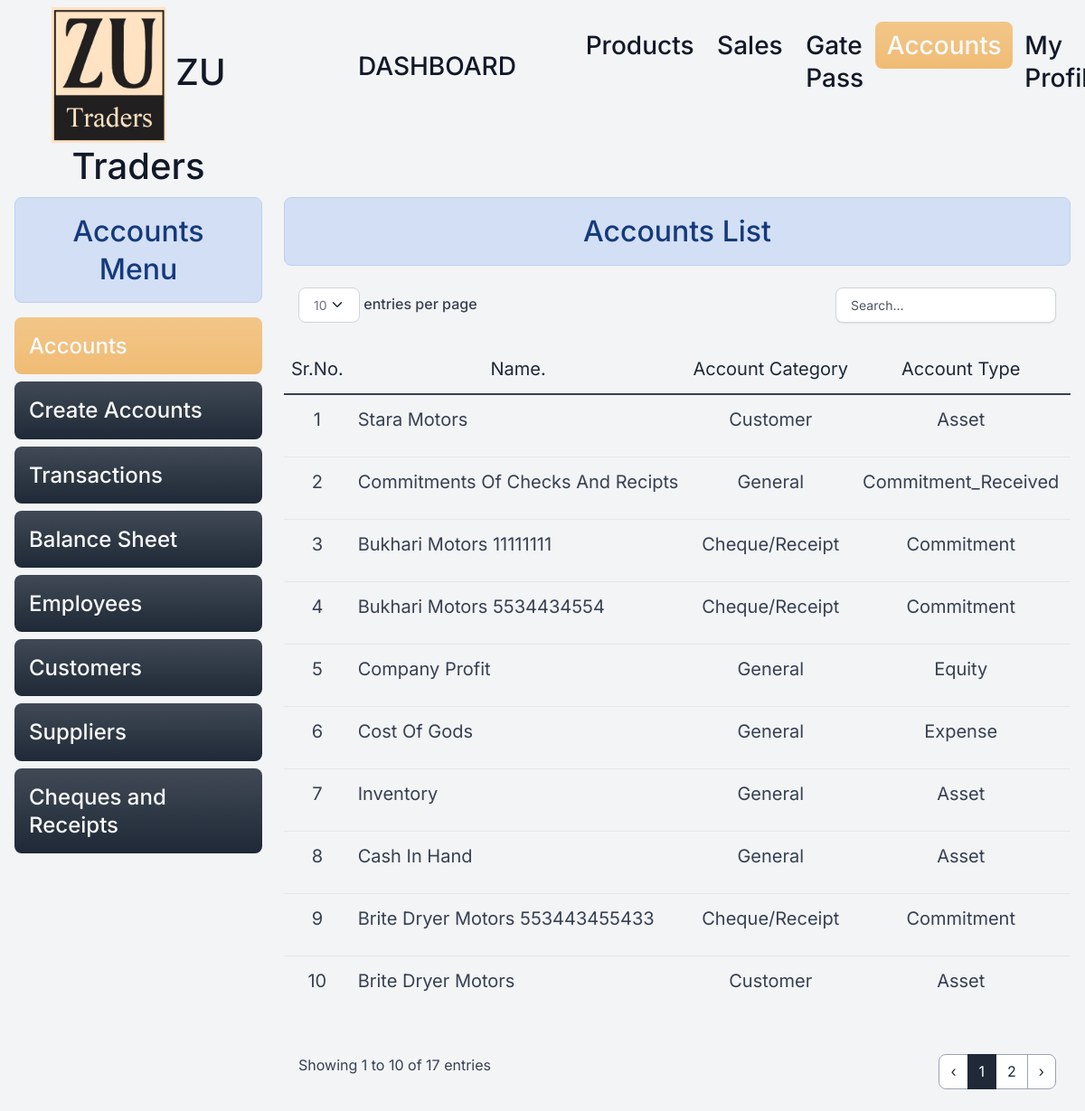
/accounts/ (signed in), run on the app's committed database.
### home/models.py (models this page shows, shortened)
class Account(models.Model):
    ASSET = 'Asset'
    LIABILITY = 'Liability'
    EQUITY = 'Equity'
    REVENUE = 'Revenue'
    EXPENSE = 'Expense'
    GAIN = 'Gain'
    LOSS = 'Loss'
    COMMITMENT = 'Commitment'
    COMMITMENT_RECEIVED = 'Commitment_Received'
    ACCOUNT_TYPE_CHOICES = [
        (ASSET, 'Asset'),
        (LIABILITY, 'Liability'),
        (EQUITY, 'Equity'),
        (REVENUE, 'Revenue'),
        (EXPENSE, 'Expense'),
        (GAIN, 'Gain'),
        (LOSS, 'Loss'),
        (COMMITMENT , 'Commitment'),
        (COMMITMENT_RECEIVED,'Commitment_Received')
    ]
    name=models.CharField(max_length=50,null=True ,blank=True)
    employee=models.OneToOneField(Employee, on_delete=models.RESTRICT ,null=True,blank=True)
    customer=models.OneToOneField(Customer, on_delete=models.RESTRICT ,null=True,blank=True)
    supplier=models.OneToOneField(Suppliers, on_delete=models.RESTRICT,null=True,blank=True)
    cheque=models.OneToOneField(Cheque, on_delete=models.RESTRICT,null=True,blank=True)
    balance = models.DecimalField(max_digits=10, decimal_places=2,default=0)
    account_type = models.CharField(max_length=50, choices=ACCOUNT_TYPE_CHOICES)
    date = models.DateTimeField(default=datetime.now())
    is_deleted=models.BooleanField(default=False)

class Customer(models.Model):
    coname=models.CharField(max_length=255)
    name=models.CharField(max_length=255)
    adress=models.CharField(max_length=255)
    contact=models.CharField(max_length=12,null=True,unique=True,blank=True)
    is_deleted = models.BooleanField(default=False)
    def __str__(self):
        return self.coname

class Cheque(models.Model):
    customer=models.ForeignKey(Customer, on_delete=models.RESTRICT)
    cheque_number=models.CharField(max_length=20,null=True,blank=True)
    cheque_amount=models.CharField(max_length=20,null=True,blank=True)
    cheque_date=models.DateField()
    bank_name=models.CharField(max_length=50,null=True,blank=True)
    status=models.BooleanField(default=False)
    is_deleted = models.BooleanField(default=False)
    def __str__(self):
        return f"{self.customer} {self.cheque_number}"

### home/views/accounts.py (the view)
# urls.py: path('accounts/', accounts.accounts , name="accounts"),
@login_required
@permission_required('home.view_account', login_url='/login/')
def accounts(request):
    mydata = Account.objects.filter(is_deleted=False).order_by("-id")
    data={'mydata':mydata}
    return render(request,'accounts/accounts_home.html',data)

### home/templatetags/custom_filters.py (called while the page is built)
@register.filter(name='capitalize_after_space')
def capitalize_after_space(value):
    if not isinstance(value, str):
        value=str(value)
        return ' '.join([word.capitalize() for word in value.split()])
    return ' '.join([word.capitalize() for word in value.split()])

### templates/accounts/accounts_home.html (shortened to what this page needs)
{% extends "base.html" %}
{% load custom_filters %}
{% block content %}
<div class="container-fluid">
  <div class="row">
    {% include 'accounts/accounts_menu.html' %}
    <div id="product" class="col-lg-9 ">
      <h2 class="text-center alert alert-info ">Accounts List</h2>
      <div class="table-responsive py-2">
        {% if mydata %}
        <table class="table table-flush" id="datatable">
          <thead class="thead-light">
            <tr class=" ">
              <td class="text-center fs-5 ">Sr.No.</td>
              <td class="text-center fs-5">Name.</td>
              <td class="text-center fs-5">Account Category</td>
              <td class="text-center fs-5">Account Type</td>
              {% if update %}
              {% else %}
              <td class="text-center fs-5">Actions</td>
              {% endif %}
            </tr>
          </thead>
          <tbody>
            {% if update %}
            {% for data in mydata %}
            <tr>
              <td class="text-center fs-5">{{forloop.counter}}</td>
              <td class="text-center fs-5">{{mydata.name}}</td>
              <td class="text-center fs-5">{{mydata.account_type}}</td>
            </tr>
            {% endfor %}
            {% else %}
            {% for data in mydata %}
            <tr>
              <td class="text-center fs-5">{{forloop.counter}}</td>
              {% if data.name %}
              <td class=" fs-5">{{data.name|capitalize_after_space}}</td>
              {% elif data.customer %}
              <td class=" fs-5">{{data.customer|capitalize_after_space}}</td>
              {% elif  data.supplier %}
              <td class=" fs-5">{{data.supplier|capitalize_after_space}}</td>
              {% elif data.cheque %}
              <td class=" fs-5">{{data.cheque|capitalize_after_space}}</td>
              {% else %}
              <td class=" fs-5">-</td>
              {% endif %}
              {% if data.name %}
              <td class="text-center fs-5">General</td>
              {% elif data.customer %}
              <td class="text-center fs-5">Customer</td>
              {% elif  data.supplier %}
              <td class="text-center fs-5">Supplier</td>
              {% elif data.cheque %}
              <td class="text-center fs-5">Cheque/Receipt</td>
              {% else %}
              <td class="text-center fs-5">-</td>
              {% endif %}
              <td class="text-center fs-5">{{data.account_type}}</td>
              <td class="text-center fs-5">
              </td>
            </tr>
            {% endfor %}
            {% endif %}
          </tbody>
        </table>
        {% else %}
        <h4 class="text-center fs-5 alert alert-warning">No Record Found</h4>
        {% endif %}
      </div>
    </div>
  </div>
  {% endblock content %}

### static/assets/default/css/style.css (style rules this page uses)
html, body { height: 100%; width: 100%; max-height: 100%; overflow: auto; display: flex; flex-direction: column; }

### data on the page
Account: customer "Stara Motors", shows "Customer", account_type "Asset"
Account: name "Commitments Of Checks And Recipts", shows "General", account_type "Commitment_Received"
Account: cheque "Bukhari Motors 11111111", shows "Cheque/Receipt", account_type "Commitment"
Account: cheque "Bukhari Motors 5534434554", shows "Cheque/Receipt", account_type "Commitment"
Account: name "Company Profit", shows "General", account_type "Equity"
Account: name "Cost Of Gods", shows "General", account_type "Expense"
Account: name "Inventory", shows "General", account_type "Asset"
Account: name "Cash In Hand", shows "General", account_type "Asset"
Account: cheque "Brite Dryer Motors 553443455433", shows "Cheque/Receipt", account_type "Commitment"
Account: customer "Brite Dryer Motors", shows "Customer", account_type "Asset"
